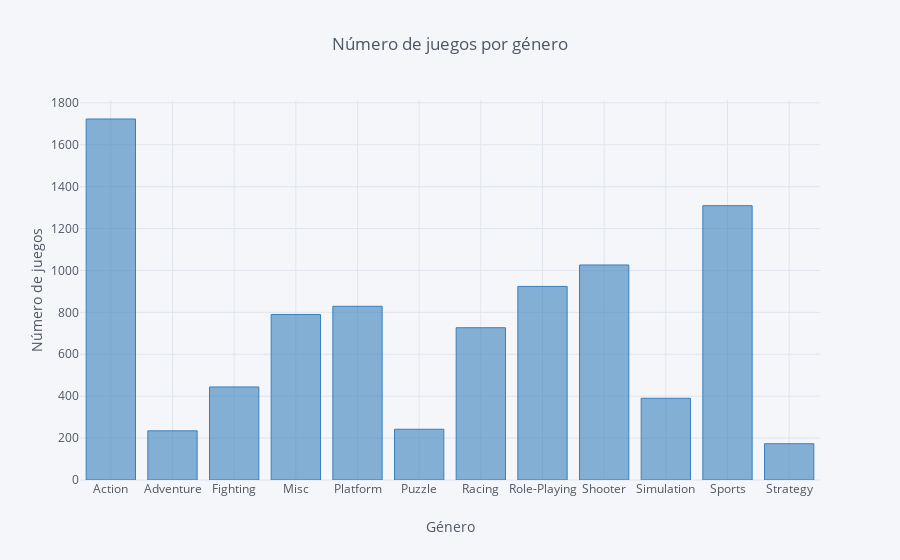

Notebook source saved alongside this figure:
### Code cell
#Nº de videojuegos por género
juegos_x_genero = df.pivot_table(index = ['Genre'], values = ['Global_Sales'], aggfunc = 'sum')
juegos_x_genero = juegos_x_genero.reset_index()


juegos_x_genero.iplot(kind='bar', x='Genre', xTitle='Género', color='blue',
          yTitle='Número de juegos', title='Número de juegos por género')

### Figure 1 — Plotly figure (JSON) as saved in the notebook; plotly's stock layout.template omitted (floating-point values rounded to 4 significant figures)
{"data": [{"marker": {"color": "rgba(55, 128, 191, 0.6)", "line": {"color": "rgba(55, 128, 191, 1.0)", "width": 1}}, "name": "Global_Sales", "orientation": "v", "text": "", "type": "bar", "uid": "6cd5f7bd-382e-4aeb-9857-0990408292f7", "x": ["Action", "Adventure", "Fighting", "Misc", "Platform", "Puzzle", "Racing", "Role-Playing", "Shooter", "Simulation", "Sports", "Strategy"], "y": [1723.0, 234.6, 444.0, 789.9, 829.1, 242.2, 726.8, 923.8, 1026.0, 390.0, 1309.0, 173.3]}], "layout": {"legend": {"bgcolor": "#F5F6F9", "font": {"color": "#4D5663"}}, "paper_bgcolor": "#F5F6F9", "plot_bgcolor": "#F5F6F9", "title": {"font": {"color": "#4D5663"}, "text": "Número de juegos por género"}, "xaxis": {"gridcolor": "#E1E5ED", "showgrid": true, "tickfont": {"color": "#4D5663"}, "title": {"font": {"color": "#4D5663"}, "text": "Género"}, "zerolinecolor": "#E1E5ED"}, "yaxis": {"gridcolor": "#E1E5ED", "showgrid": true, "tickfont": {"color": "#4D5663"}, "title": {"font": {"color": "#4D5663"}, "text": "Número de juegos"}, "zerolinecolor": "#E1E5ED"}}}
